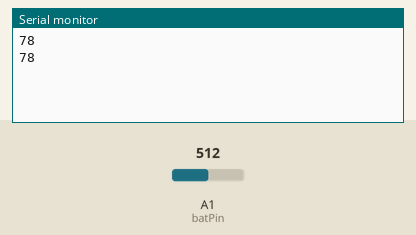
Bench run of a sketch on a simulated Arduino Uno, built with avr-gcc and run on an emulated ATmega328P. On the bench: the last lines printed to the serial monitor. The test bench sets the inputs (shaded band); at power-on: A1 (batPin) = 512.

Above: at 1.8 s.
1.9 s: A1 (batPin) set to 716
At 2.8 s:
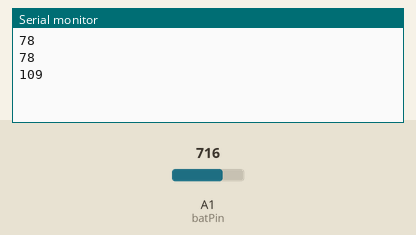
3.4 s: A1 (batPin) set to 900
At 4.7 s:
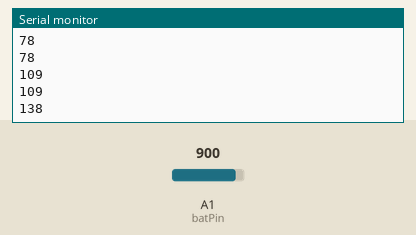
Timing chart, 0 to 6.4 s (numbered marks = the images above; inputs shaded):
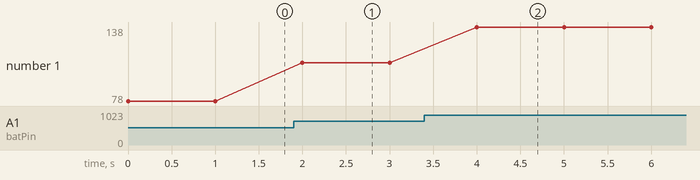

The sketch:

BatteryLevel.ino
```cpp
/*

  Battery Level Test

  -the LiPo batteries are 'maxed' at 4.2V
  -the will remain around 3.7V most of the time
  -once down to 3.2V the protection circuitry will cut them off
  -note: when no battery plugged in it will detect 4.2V

  This code assumes a voltage divider with 2 100k resistors is used

  The working range for us then is 3.2-4.2 which we can assign to a percentage of max

*/


int batPin = A1;    // select the input pin for the potentiometer

float sensorValue = 0;  // variable to store the value coming from the sensor
int batteryPercent;

void setup() {
  pinMode(batPin, INPUT);
  Serial.begin(9600);
}

void loop() {
  // read the value from the sensor:
  sensorValue = analogRead(batPin);

  sensorValue *= 2;       // The two 100k resistor divide by 2 so multiply back
  sensorValue *= 3.3;     // Multiply by 3.3 V, the reference voltage
  sensorValue /= 1024;    // convert to voltage

  batteryPercent = ( sensorValue / 4.2)*100;  // convert this value into a percentage of max

  Serial.println(batteryPercent);

  delay(1000);

}
```

Measured:
- after the input at 1.9 s, the serial monitor: prints a new line after 0.10 s (image 1)
- after the input at 3.4 s, the serial monitor: prints a new line after 0.60 s (image 2)
- plotted number 1: 78 → 109 after the input at 1.9 s, 109 → 138 after the input at 3.4 s
